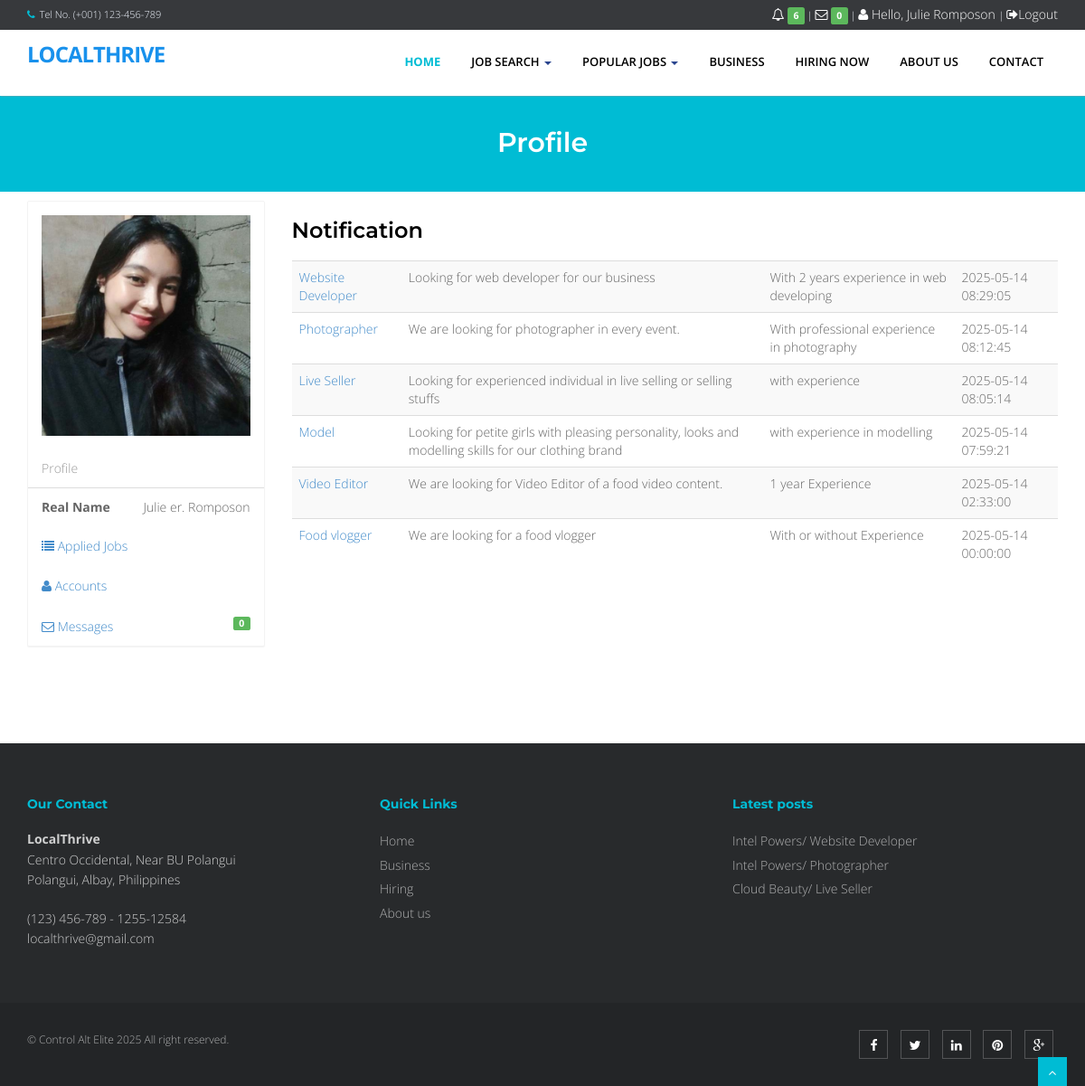
The app's page /applicant/index.php?view=notification (signed in) with its own data.
### tables this page shows
CREATE TABLE `tblapplicants` (
  `APPLICANTID` int(11) NOT NULL,
  `FNAME` varchar(90) NOT NULL,
  `LNAME` varchar(90) NOT NULL,
  `MNAME` varchar(90) NOT NULL,
  `ADDRESS` varchar(255) NOT NULL,
  `SEX` varchar(11) NOT NULL,
  `CIVILSTATUS` varchar(30) NOT NULL,
  `BIRTHDATE` date NOT NULL,
  `BIRTHPLACE` varchar(255) NOT NULL,
  `AGE` int(2) NOT NULL,
  `USERNAME` varchar(90) NOT NULL,
  `PASS` varchar(90) NOT NULL,
  `EMAILADDRESS` varchar(90) NOT NULL,
  `CONTACTNO` varchar(90) NOT NULL,
  `DEGREE` text NOT NULL,
  `APPLICANTPHOTO` varchar(255) NOT NULL,
  `NATIONALID` varchar(255) NOT NULL,
  `ROLE` int(11) NOT NULL
);

CREATE TABLE `tbljob` (
  `JOBID` int(11) NOT NULL,
  `COMPANYID` int(11) NOT NULL,
  `CATEGORY` varchar(250) NOT NULL,
  `OCCUPATIONTITLE` varchar(90) NOT NULL,
  `REQ_NO_EMPLOYEES` int(11) NOT NULL,
  `SALARIES` double NOT NULL,
  `DURATION_EMPLOYEMENT` varchar(90) NOT NULL,
  `QUALIFICATION_WORKEXPERIENCE` text NOT NULL,
  `JOBDESCRIPTION` text NOT NULL,
  `PREFEREDSEX` varchar(30) NOT NULL,
  `SECTOR_VACANCY` text NOT NULL,
  `JOBSTATUS` varchar(90) NOT NULL,
  `DATEPOSTED` datetime NOT NULL
);

CREATE TABLE `tblcompany` (
  `COMPANYID` int(11) NOT NULL,
  `COMPANYNAME` varchar(90) NOT NULL,
  `COMPANYADDRESS` varchar(90) NOT NULL,
  `COMPANYCONTACTNO` varchar(30) NOT NULL,
  `COMPANYSTATUS` varchar(90) NOT NULL,
  `COMPANYMISSION` text NOT NULL
);

### applicant/index.php (called while the page is built, shortened)
<?php
require_once("../include/initialize.php");
require_once("../theme/templates.php");
?>

### include/database.php (called while the page is built, shortened)
<?php
class Database {
	var $sql_string = '';
	private $conn;
	public function open_connection() {
		$this->conn = mysqli_connect(server,user,pass);
		if(!$this->conn){
			echo "Problem in database connection! Contact administrator!";
			exit();
		}else{
			$db_select = mysqli_select_db($this->conn,database_name);
		}
	}
	function setQuery($sql='') {
		$this->sql_string=$sql;
	}
	function executeQuery() {
		$result = mysqli_query($this->conn,$this->sql_string);
		return $result;
	}
	private function confirm_query($result) {
		return $result;
	}
	function loadResultList( $key='' ) {
		$cur = $this->executeQuery();
		$array = array();
		while ($row = mysqli_fetch_object($cur)) {
			if ($key) {
				$array[$row->$key] = $row;
			} else {
				$array[] = $row;
			}
		}
		return $array;
	}
	function loadSingleResult() {
		$cur = $this->executeQuery();
		while ($row = mysqli_fetch_object($cur)) {
		return $data = $row;
		}
	}
}
$mydb = new Database();
?>

### include/applicant.php (called while the page is built, shortened)
<?php
require_once(LIB_PATH.DS.'database.php');
class Applicants {
	protected static  $tblname = "tblapplicants";
	function single_applicant($id=""){
			global $mydb;
			$mydb->setQuery("SELECT * FROM ".self::$tblname."
				Where APPLICANTID= '{$id}' LIMIT 1");
			$cur = $mydb->loadSingleResult();
			return $cur;
	}
}
?>

### applicant/notification.php (the view, shortened to what this page needs)
<div class="content-wrapper">
   <section class="content">
     <div class="row">
       <div class="col-md-12">
         <div class="box box-primary">
           <div class="box-header with-border">
             <h3 class="box-title">Notification</h3>
           </div>
           <div class="box-body no-padding">
             <div class="table-responsive mailbox-messages">
               <table class="table table-hover table-striped">
                 <tbody>
                   <?php
                       $sql = "SELECT * FROM `tbljob` j, `tblcompany` c WHERE j.`COMPANYID`=c.`COMPANYID` ORDER BY DATEPOSTED DESC LIMIT 10";
                       $mydb->setQuery($sql);
                       $cur = $mydb->loadResultList();
                       foreach ($cur as $result) {
                         echo '<tr>';
                         echo '<td class="mailbox-name"><a href="'.web_root.'index.php?q=viewjob&search='.$result->JOBID.'">'.$result->OCCUPATIONTITLE.'</a></td>';
                         echo '<td class="mailbox-subject">'.$result->JOBDESCRIPTION.'</td>';
                         echo '<td class="mailbox-date">'.$result->QUALIFICATION_WORKEXPERIENCE.'</td>';
                         echo '<td class="mailbox-date">'.$result->DATEPOSTED.'</td>';
                         echo '</tr>';
                       }
                   ?>
                 </tbody>
               </table>
             </div>
           </div>
         </div>
       </div>
     </div>
   </section>
 </div>

### theme/templates.php (shortened to what this page needs)
 <!DOCTYPE html>
<html lang="en">
<head>
<link href="<?php echo web_root; ?>plugins/home-plugins/css/bootstrap.min.css" rel="stylesheet" />
<link href="<?php echo web_root; ?>plugins/home-plugins/css/fancybox/jquery.fancybox.css" rel="stylesheet">
<link href="<?php echo web_root; ?>plugins/home-plugins/css/flexslider.css" rel="stylesheet" />
<link href="<?php echo web_root; ?>plugins/home-plugins/css/style.css" rel="stylesheet" />
<link rel="stylesheet" href="<?php echo web_root;?>plugins/font-awesome/css/font-awesome.min.css">
<link rel="stylesheet" href="<?php echo web_root;?>plugins/dataTables/jquery.dataTables.min.css">
<link rel="stylesheet" href="<?php echo web_root;?>plugins/dataTables/jquery.dataTables_themeroller.css">
<link href="<?php echo web_root; ?>plugins/datepicker/bootstrap-datetimepicker.min.css" rel="stylesheet" media="screen">
<link href="<?php echo web_root; ?>plugins/datepicker/datepicker3.css" rel="stylesheet" media="screen">
</head>
<body>
<div id="wrapper" class="home-page">
  <header>
        <div class="topbar navbar-fixed-top">
          <div class="container">
            <div class="row">
              <div class="col-md-12">
                <p class="pull-left hidden-xs"><i class="fa fa-phone"></i>Tel No. (+001) 123-456-789</p>
                <?php if (isset($_SESSION['APPLICANTID'])) {
                    $sql = "SELECT count(*) as 'COUNTNOTIF' FROM `tbljob` ORDER BY `DATEPOSTED` DESC";
                    $mydb->setQuery($sql);
                    $showNotif = $mydb->loadSingleResult();
                    $notif =isset($showNotif->COUNTNOTIF) ? $showNotif->COUNTNOTIF : 0;
                    $applicant = new Applicants();
                    $appl  = $applicant->single_applicant($_SESSION['APPLICANTID']);
                    $sql ="SELECT count(*) as 'COUNT' FROM `tbljobregistration` WHERE `PENDINGAPPLICATION`=0 AND `HVIEW`=0 AND `APPLICANTID`='{$appl->APPLICANTID}'";
                    $mydb->setQuery($sql);
                    $showMsg = $mydb->loadSingleResult();
                    $msg =isset($showMsg->COUNT) ? $showMsg->COUNT : 0;
                    echo ' <p class="pull-right login"><a title="View Notification(s)" href="'.web_root.'applicant/index.php?view=notification"> <i class="fa fa-bell-o"></i> <span class="label label-success">'.$notif.'</span></a> | <a title="View Message(s)" href="'.web_root.'applicant/index.php?view=message"> <i class="fa fa-envelope-o"></i> <span class="label label-success">'.$msg.'</span></a> | <a title="View Profile" href="'.web_root.'applicant/"> <i class="fa fa-user"></i> Hello, '. $appl->FNAME. ' '.$appl->LNAME .' </a> | <a href="'.web_root.'logout.php">  <i class="fa fa-sign-out"> </i>Logout</a> </p>';
                    }else{ ?>
                      <p   class="pull-right login"><a data-target="#myModal" data-toggle="modal" href=""> <i class="fa fa-lock"></i> Login </a></p>
                <?php } ?>
              </div>
            </div>
          </div>
        </div>
        <div style="min-height: 30px;"></div>
        <div class="navbar navbar-default navbar-static-top" >
            <div class="container">
                <div class="navbar-header">
                    <a class="navbar-brand" href="<?php echo web_root; ?>index.php">Localthrive</a>
                </div>
                <div class="navbar-collapse collapse ">
                    <ul class="nav navbar-nav">
                        <li class="<?php echo !isset($_GET['q'])? 'active' :''?>"><a href="<?php echo web_root; ?>index.php">Home</a></li>
                        <li class="dropdown">
                          <a href="#" data-toggle="dropdown" class="dropdown-toggle">Job Search <b class="caret"></b></a>
                       </li>
                      <li class="dropdown <?php  if(isset($_GET['q'])) { if($_GET['q']=='category'){ echo 'active'; }else{ echo ''; }}  ?>">
                          <a href="#" data-toggle="dropdown" class="dropdown-toggle">Popular Jobs <b class="caret"></b></a>
                            <?php
                            $sql = "SELECT * FROM `tblcategory` LIMIT 10";
                            $mydb->setQuery($sql);
                            ?>
                       </li>
                        <li class="<?php  if(isset($_GET['q'])) { if($_GET['q']=='company'){ echo 'active'; }else{ echo ''; }}  ?>"><a href="<?php echo web_root; ?>index.php?q=company">Business</a></li>
                        <li class="<?php  if(isset($_GET['q'])) { if($_GET['q']=='hiring'){ echo 'active'; }else{ echo ''; }} ?>"><a href="<?php echo web_root; ?>index.php?q=hiring">Hiring Now</a></li>
                        <li class="<?php  if(isset($_GET['q'])) { if($_GET['q']=='About'){ echo 'active'; }else{ echo ''; }}  ?>"><a href="<?php echo web_root; ?>index.php?q=About">About Us</a></li>
                       <li class="<?php  if(isset($_GET['q'])) { if($_GET['q']=='Contact'){ echo 'active'; }else{ echo ''; }}  ?>"><a href="<?php echo web_root; ?>index.php?q=Contact">Contact</a></li>
                    </ul>
                </div>
            </div>
        </div>
  </header>
      <?php
       require_once $content;
        ?>
  <footer>
  <div class="container">
    <div class="row">
      <div class="col-md-4 col-sm-4">
        <div class="widget">
          <h5 class="widgetheading">Our Contact</h5>
          <address>
          <strong>LocalThrive</strong><br>
          Centro Occidental, Near BU Polangui<br>
           Polangui, Albay, Philippines</address>
          <p>
            <i class="icon-phone"></i> (123) 456-789 - 1255-12584 <br>
            <i class="icon-envelope-alt"></i> localthrive@gmail.com
          </p>
        </div>
      </div>
      <div class="col-md-4 col-sm-4">
        <div class="widget">
          <h5 class="widgetheading">Quick Links</h5>
          <ul class="link-list">
            <li><a href="<?php echo web_root; ?>index.php">Home</a></li>
            <li><a href="<?php echo web_root; ?>index.php?q=company">Business</a></li>
            <li><a href="<?php echo web_root; ?>index.php?q=hiring">Hiring</a></li>
            <li><a href="<?php echo web_root; ?>index.php?q=About">About us</a></li>
          </ul>
        </div>
      </div>
      <div class="col-md-4 col-sm-4">
        <div class="widget">
          <h5 class="widgetheading">Latest posts</h5>
          <ul class="link-list">
            <?php
                  $sql = "SELECT * FROM `tblcompany` c,`tbljob` j WHERE c.`COMPANYID`=j.`COMPANYID`   ORDER BY DATEPOSTED DESC LIMIT 3" ;
                  $mydb->setQuery($sql);
                  $cur = $mydb->loadResultList();
                  foreach ($cur as $result) {
                    echo ' <li><a href="'.web_root.'index.php?q=viewjob&search='.$result->JOBID.'">'.$result->COMPANYNAME . '/ '. $result->OCCUPATIONTITLE .'</a></li>';
                  }
              ?>
          </ul>
        </div>
      </div>
    </div>
  </div>
  <div id="sub-footer">
    <div class="container">
      <div class="row">
        <div class="col-lg-6">
          <div class="copyright">
            <p>
              <span>&copy; Control Alt Elite 2025 All right reserved.
            </p>
          </div>
        </div>
        <div class="col-lg-6">
          <ul class="social-network">
            <li><a href="#" data-placement="top" title="Facebook"><i class="fa fa-facebook"></i></a></li>
            <li><a href="#" data-placement="top" title="Twitter"><i class="fa fa-twitter"></i></a></li>
            <li><a href="#" data-placement="top" title="Linkedin"><i class="fa fa-linkedin"></i></a></li>
            <li><a href="#" data-placement="top" title="Pinterest"><i class="fa fa-pinterest"></i></a></li>
            <li><a href="#" data-placement="top" title="Google plus"><i class="fa fa-google-plus"></i></a></li>
          </ul>
        </div>
      </div>
    </div>
  </div>
  </footer>
</div>
<a href="#" class="scrollup"><i class="fa fa-angle-up active"></i></a>
</body>
</html>

### applicant/profile.php (shortened to what this page needs)
<?php
    $view = isset($_GET['view']) ? $_GET['view'] :"";
	  $appl = New Applicants();
	  $applicant = $appl->single_applicant($_SESSION['APPLICANTID']);
  ?>
<section id="inner-headline">
  <div class="container">
      <div class="row">
          <div class="col-lg-12">
              <h2 class="pageTitle">Profile</h2>
          </div>
      </div>
  </div>
</section>
<div class="container" style="margin-top: 10px;min-height: 600px;">
    <div class="row">
        <div class="col-sm-3">
           <div class="panel panel-default">
            <div class="panel-body">
              <div  id="image-container">
                <img title="profile image"  data-target="#myModal"  data-toggle="modal"  src="<?php echo web_root.'applicant/'.$applicant->APPLICANTPHOTO; ?>">
              </div>
             </div>
          <ul class="list-group">
            <li class="list-group-item text-muted">Profile</li>
            <li class="list-group-item text-right"><span class="pull-left"><strong>Real Name</strong></span>
             <?php echo $applicant->FNAME .' '.substr($applicant->MNAME, 1,2).'. '.$applicant->LNAME; ?>
             </li>
          </ul>
          <div class="box box-solid">
            <div class="box-body no-padding">
              <ul class="nav nav-pills nav-stacked">
                <li class="<?php echo ($view=='appliedjobs' || $view=='') ? 'active': '';?>"><a href="<?php echo web_root.'applicant/index.php?view=appliedjobs'; ?>"><i class="fa fa-list"></i> Applied Jobs
                   </a></li>
                  <li class="<?php echo ($view=='accounts') ? 'active': '';?>"><a href="<?php echo web_root.'applicant/index.php?view=accounts'; ?>"><i class="fa fa-user"></i> Accounts </a></li>
                <li class="<?php echo ($view=='message') ? 'active': '';?>"><a href="<?php echo web_root.'applicant/index.php?view=message'; ?>"><i class="fa fa-envelope-o"></i> Messages
                  <span class="label label-success pull-right"><?php echo isset($showMsg->COUNT) ? $showMsg->COUNT : 0;?></span></a></li>
              </ul>
            </div>
          </div>
          </div>
        </div>
        <div class="col-sm-9">
<?php
    switch ($view) {
      case 'notification':
        require_once("notification.php");
        break;
    }
?>
        </div>
    </div>
  </div>

### theme/templates.php (style rules this page uses)
.login a { font-size: 14px; color: #fff; padding:0px; }

### applicant/profile.php (style rules this page uses)
.panel-body img { width: 100%; height: 50%; }

### records on screen
tblapplicants: FNAME "Julie", LNAME "Romposon", APPLICANTPHOTO (picture), MNAME "er"
tbljob: OCCUPATIONTITLE "Website Developer", JOBDESCRIPTION "Looking for web developer for our business", QUALIFICATION_WORKEXPERIENCE "With 2 years experience in web developing", DATEPOSTED "2025-05-14 08:29:05", COMPANYID.COMPANYNAME "Intel Powers"
tbljob: OCCUPATIONTITLE "Photographer", JOBDESCRIPTION "We are looking for photographer in every event.", QUALIFICATION_WORKEXPERIENCE "With professional experience in photography", DATEPOSTED "2025-05-14 08:12:45", COMPANYID.COMPANYNAME "Intel Powers"
tbljob: OCCUPATIONTITLE "Live Seller", JOBDESCRIPTION "Looking for experienced individual in live selling or selling stuffs", QUALIFICATION_WORKEXPERIENCE "with experience", DATEPOSTED "2025-05-14 08:05:14", COMPANYID.COMPANYNAME "Cloud Beauty"
tbljob: OCCUPATIONTITLE "Model", JOBDESCRIPTION "Looking for petite girls with pleasing personality, looks and modelling skills for our clothing brand", QUALIFICATION_WORKEXPERIENCE "with experience in modelling", DATEPOSTED "2025-05-14 07:59:21"
tbljob: OCCUPATIONTITLE "Video Editor", JOBDESCRIPTION "We are looking for Video Editor of a food video content.", QUALIFICATION_WORKEXPERIENCE "1 year Experience", DATEPOSTED "2025-05-14 02:33:00"
tbljob: OCCUPATIONTITLE "Food vlogger", JOBDESCRIPTION "We are looking for a food vlogger", QUALIFICATION_WORKEXPERIENCE "With or without Experience", DATEPOSTED "2025-05-14 00:00:00"

### other values on screen
$notif "6"
$msg "0"
$showMsg->COUNT "0"
